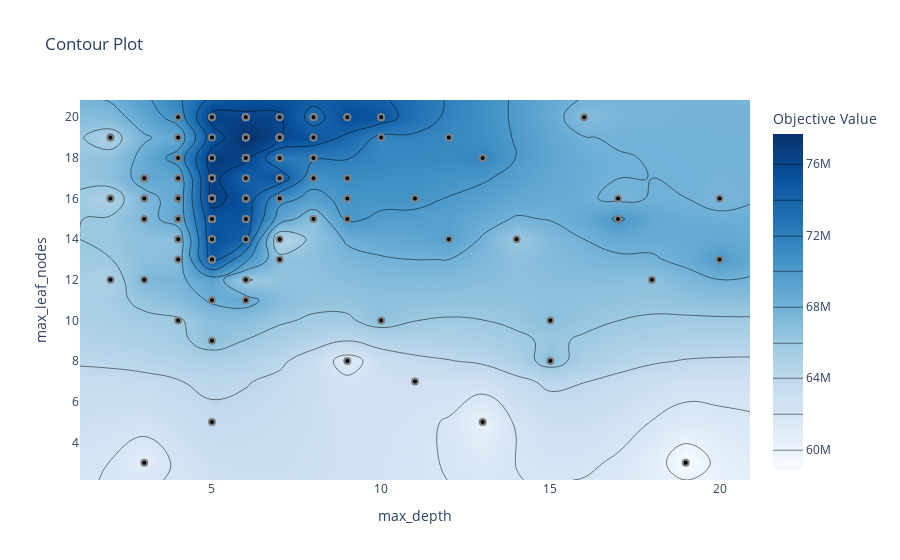

Notebook cell for this chart:
### Code cell
plot_contour(study, params=["max_depth", "max_leaf_nodes"])

### Figure 1 — Plotly figure (JSON) as saved in the notebook; plotly's stock layout.template omitted (floating-point values rounded to 4 significant figures; data arrays with more than 128 entries replaced by an {"elided": "..."} marker saying what was removed)
{"data": [{"colorbar": {"title": {"text": "Objective Value"}}, "colorscale": [[0, "rgb(247,251,255)"], [0.125, "rgb(222,235,247)"], [0.25, "rgb(198,219,239)"], [0.375, "rgb(158,202,225)"], [0.5, "rgb(107,174,214)"], [0.625, "rgb(66,146,198)"], [0.75, "rgb(33,113,181)"], [0.875, "rgb(8,81,156)"], [1, "rgb(8,48,107)"]], "connectgaps": true, "contours": {"coloring": "heatmap"}, "hoverinfo": "none", "line": {"smoothing": 1.3}, "reversescale": false, "type": "contour", "x": [1.1, 2, 3, 4, 5, 6, 7, 8, 9, 10, 11, 12, 13, 14, 15, 16, 17, 18, 19, 20, 20.9], "y": [2.15, 3, 5, 7, 8, 9, 10, 11, 12, 13, 14, 15, 16, 17, 18, 19, 20, 20.85], "z": {"elided": "18x21 float values"}}, {"marker": {"color": "black", "line": {"color": "Gray", "width": 2}}, "mode": "markers", "name": "Feasible Trial", "showlegend": false, "type": "scatter", "x": {"elided": "200 int values"}, "y": {"elided": "200 int values"}}, {"marker": {"color": "#cccccc", "line": {"color": "Gray", "width": 2}}, "mode": "markers", "name": "Infeasible Trial", "showlegend": false, "type": "scatter", "x": [], "y": []}], "layout": {"title": {"text": "Contour Plot"}, "xaxis": {"range": [1.1, 20.9], "title": {"text": "max_depth"}}, "yaxis": {"range": [2.15, 20.85], "title": {"text": "max_leaf_nodes"}}}}
